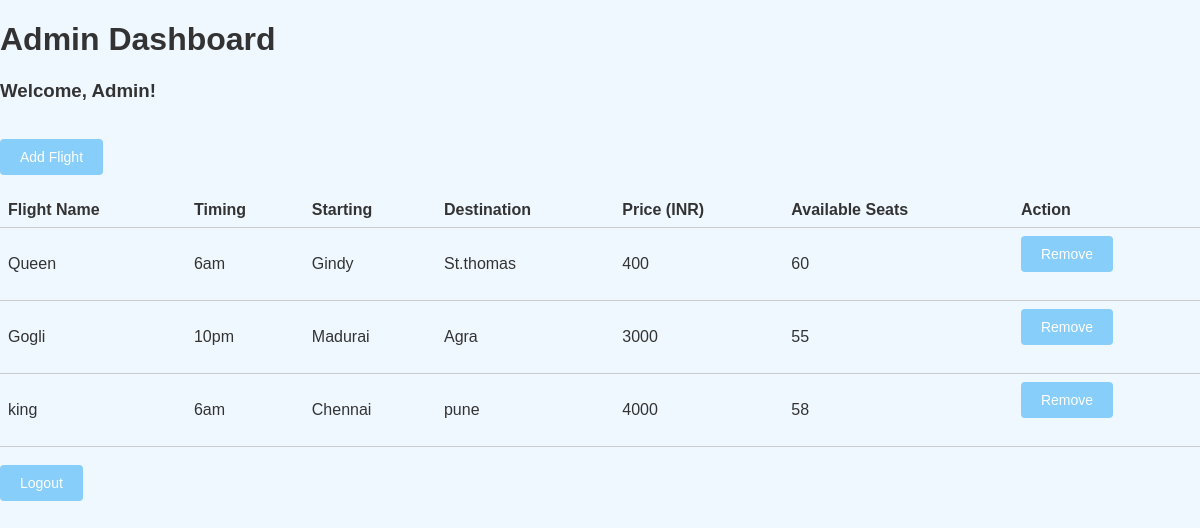
Screenshot of /admin/dashboard (signed in) with the database file from the repository.
### tables this page shows
CREATE TABLE flights
                 (id INTEGER PRIMARY KEY AUTOINCREMENT,
                  flight_name TEXT NOT NULL,
                  timing TEXT NOT NULL,
                  starting TEXT NOT NULL,
                  destination TEXT NOT NULL,
                  price INTEGER NOT NULL,
                  available_seats INTEGER NOT NULL);

### app.py (the view)
@app.route('/admin/dashboard')
def admin_dashboard():
    if not session.get('admin_logged_in'):
        return redirect('/admin')
    conn = sqlite3.connect('flight_booking.db')
    c = conn.cursor()
    c.execute("SELECT * FROM flights")
    flights = c.fetchall()
    conn.close()
    return render_template('admin_dashboard.html', flights=flights)

### templates/admin_dashboard.html (shortened to what this page needs)
<!DOCTYPE html>
<html>
<head>
    <link rel="stylesheet" type="text/css" href="/static/styles.css">
</head>
<body>
    <h1>Admin Dashboard</h1>
    <h3>Welcome, Admin!</h3>
    <br>
    <a href="/admin/add_flight" class="button">Add Flight</a>
    <br><br>
    <table>
        <tr>
            <th>Flight Name</th>
            <th>Timing</th>
            <th>Starting</th>
            <th>Destination</th>
            <th>Price (INR)</th>
            <th>Available Seats</th>
            <th>Action</th>
        </tr>
        {% for flight in flights %}
            <tr>
                <td>{{ flight[1] }}</td>
                <td>{{ flight[2] }}</td>
                <td>{{ flight[3] }}</td>
                <td>{{ flight[4] }}</td>
                <td>{{ flight[5] }}</td>
                <td>{{ flight[6] }}</td>
                <td>
                    <form action="/admin/remove_flight/{{ flight[0] }}" method="POST">
                        <input type="submit" class="button" value="Remove">
                    </form>
                </td>
            </tr>
        {% endfor %}
    </table>
    <br>
    <a href="/" class="button">Logout</a>
</body>
</html>

### static/styles.css (style rules this page uses)
body { font-family: Arial, sans-serif; background-color: #f0f8ff; color: #333; margin: 0; padding: 0; }
h1, h2, h3 { color: #333; }
.button { background-color: #87cefa; border: none; color: #fff; padding: 10px 20px; text-align: center; text-decoration: none; display: inline-block; font-size: 14px; border-radius: 4px; cursor: pointer; }
form { margin-bottom: 20px; }
table { border-collapse: collapse; width: 100%; }
th, td { padding: 8px; text-align: left; border-bottom: 1px solid #ccc; }
th { background-color: #f0f8ff; color: #333; }

### rows the page displays
flights: flight_name "Queen", timing "6am", starting "Gindy", destination "St.thomas", price "400", available_seats "60"
flights: flight_name "Gogli", timing "10pm", starting "Madurai", destination "Agra", price "3000", available_seats "55"
flights: flight_name "king", timing "6am", starting "Chennai", destination "pune", price "4000", available_seats "58"
